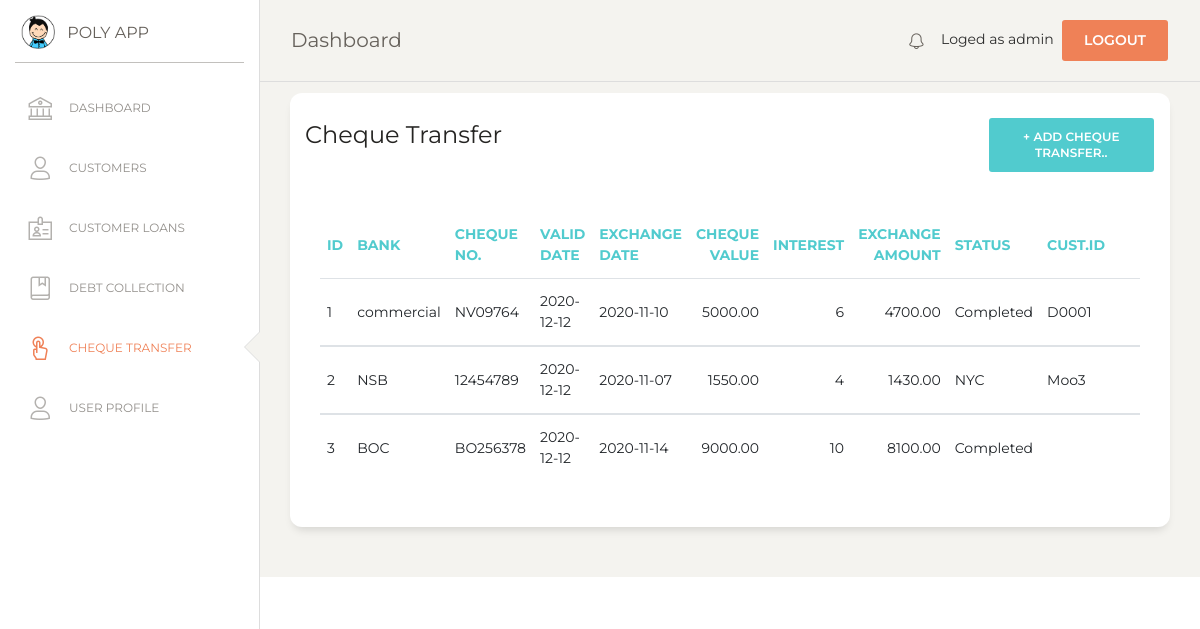
Page /cheque_transfer.php (signed in) on the committed database.
### tables this page shows
CREATE TABLE `cheque` (
  `cheque_id` int(7) NOT NULL,
  `bank` varchar(50) NOT NULL,
  `cheque_no` varchar(50) NOT NULL,
  `valid_date` date NOT NULL,
  `exchange_date` date NOT NULL,
  `cheque_value` double(10,2) NOT NULL,
  `interest` int(5) NOT NULL,
  `exchange_amt` double(10,2) NOT NULL,
  `status` varchar(20) NOT NULL,
  `cust_id` varchar(10) NOT NULL
);

### cheque_transfer.php (the view, shortened to what this page needs)
<?php
if (!isset($_SESSION['loged_user'])) {
    header('location: login.php');
}else {
$con = mysqli_connect(DB_HOSTNAME,DB_USERNAME,DB_PASSWORD);
mysqli_select_db($con,DB_NAME);
?>
<!DOCTYPE html>
<html lang="en">
<head>
  <link href="https://maxcdn.bootstrapcdn.com/font-awesome/latest/css/font-awesome.min.css" rel="stylesheet">
  <link href="assets/css/bootstrap.min.css" rel="stylesheet" />
  <link href="assets/css/paper-dashboard.css?v=2.0.1" rel="stylesheet" />
  <link href="assets/demo/demo.css" rel="stylesheet" />
</head>
<body class="">
  <div class="wrapper ">
    <div class="sidebar" data-color="white" data-active-color="danger">
      <div class="logo">
        <a href="#" class="simple-text logo-mini">
          <div class="logo-image-small">
            <img src="assets/img/logo-small.png">
          </div>
        </a>
        <a href="#" class="simple-text logo-normal">
          POLY APP
        </a>
      </div>
      <div class="sidebar-wrapper">
        <ul class="nav">
          <li>
            <a href="index">
              <i class="nc-icon nc-bank"></i>
              <p>DASHBOARD</p>
            </a>
          </li>
          <li>
            <a href="customer">
              <i class="nc-icon nc-single-02"></i>
              <p>CUSTOMERS</p>
            </a>
          </li>
          <li>
            <a href="customer_loan">
              <i class="nc-icon nc-badge"></i>
              <p>CUSTOMER LOANS</p>
            </a>
          </li>
          <li>
            <a href="debt_collection">
              <i class="nc-icon nc-book-bookmark"></i>
              <p>DEBT COLLECTION</p>
            </a>
          </li>
          <li  class="active">
            <a href="cheque_transfer">
              <i class="nc-icon nc-tap-01"></i>
              <p>CHEQUE TRANSFER</p>
            </a>
          </li>
          <li>
            <a href="user">
              <i class="nc-icon nc-single-02"></i>
              <p>USER PROFILE</p>
            </a>
          </li>
        </ul>
      </div>
    </div>
    <div class="main-panel">
      <nav class="navbar navbar-expand-lg navbar-absolute fixed-top navbar-transparent">
        <div class="container-fluid">
          <div class="navbar-wrapper">
            <a class="navbar-brand" href="javascript:;">Dashboard</a>
          </div>
          <div class="collapse navbar-collapse justify-content-end" id="navigation">
            <ul class="navbar-nav">
            <li class="nav-item">
                <a class="nav-link" href="notification">
                  <i class="nc-icon nc-bell-55"></i>
                </a>
              </li>
              <li class="nav-item">
                Loged as <?php echo $_SESSION['loged_user'] ?>&nbsp;
                <a href="logout" class="btn btn-danger square-btn-adjust">Logout</a>
              </li>
            </ul>
          </div>
        </div>
      </nav>
      <div class="content">
      <div class="row">
          <div class="col-md-12">
            <div class="card">
              <div class="row">
              <div class="col-md-9">
              <div class="card-header">
                <h4 class="card-title"> Cheque Transfer</h4>
              </div>
              </div>
              <div class="col-md-3">
                <div class="card-header">
                  <button type="button" class="btn btn-primary add-btn" data-toggle="modal" data-target="#Form1">+ Add Cheque Transfer..
                  </button>
                </div>
              </div>
              </div>
              <div class="card-body">
              <div class="card-body">
                <div class="table-responsive">
                  <table class="table">
                    <thead class="text-primary">
                      <th>                    ID</th>
                      <th>                    Bank</th>
                      <th>                    Cheque No.</th>
                      <th>                    Valid Date</th>
                      <th>                    Exchange Date</th>
                      <th class="text-right"> Cheque Value</th>
                      <th class="text-right"> Interest</th>
                      <th class="text-right"> Exchange Amount</th>
                      <th>                    Status</th>
                      <th>                    cust.ID</th>
                    </thead>
                    <tbody>
                      <?php
                      $sql=mysqli_query($con,"SELECT * FROM cheque");
                      $numRows = mysqli_num_rows($sql);
                      if($numRows > 0) {
                        while($row = mysqli_fetch_assoc($sql)) {
                          ?>
                          <tr>
                            <td>                    <?php echo $row['cheque_id'] ?>     </td>
                            <td>                    <?php echo $row['bank'] ?>          </td>
                            <td>                    <?php echo $row['cheque_no'] ?>     </td>
                            <td>                    <?php echo $row['valid_date'] ?>    </td>
                            <td>                    <?php echo $row['exchange_date'] ?> </td>
                            <td class="text-right"> <?php echo $row['cheque_value'] ?>  </td>
                            <td class="text-right"> <?php echo $row['interest'] ?>      </td>
                            <td class="text-right"> <?php echo $row['exchange_amt']?>   </td>
                            <td>                    <?php echo $row['status']?>         </td>
                            <td>                    <?php echo $row['cust_id'] ?>       </td>
                            <td class="text-center">
                            </td>
                            <td class="text-center">
                            </td>
                          </tr>
                    </tbody>
                           <?php
                        }
                      }
                    ?>
                    </table>
                </div>
              </div>
             </div>
            </div>
          </div>
          </div>
        </div>
      </div>
      <footer class="footer footer-black  footer-white ">
        <div class="container-fluid">
          <div class="row">
            <div class="credits ml-auto">
              <span class="copyright">
                , made with <i class="fa fa-heart heart"></i> by Rearboost Innovations
              </span>
            </div>
          </div>
        </div>
      </footer>
    </div>
</body>
</html>
<?php
}
?>

### assets/demo/demo.css (style rules this page uses)
.nav-link { padding-top: 17px !important; }
.add-btn { float: right !important; }

### rows in the picture
cheque: cheque_id "1", bank "commercial", cheque_no "NV09764", valid_date "2020-12-12", exchange_date "2020-11-10", cheque_value "5000.00", interest "6", exchange_amt "4700.00", status "Completed", cust "D0001"
cheque: cheque_id "2", bank "NSB", cheque_no "12454789", valid_date "2020-12-12", exchange_date "2020-11-07", cheque_value "1550.00", interest "4", exchange_amt "1430.00", status "NYC", cust "Moo3"
cheque: cheque_id "3", bank "BOC", cheque_no "BO256378", valid_date "2020-12-12", exchange_date "2020-11-14", cheque_value "9000.00", interest "10", exchange_amt "8100.00", status "Completed"

### other values in the picture
$_SESSION['loged_user'] "admin"
